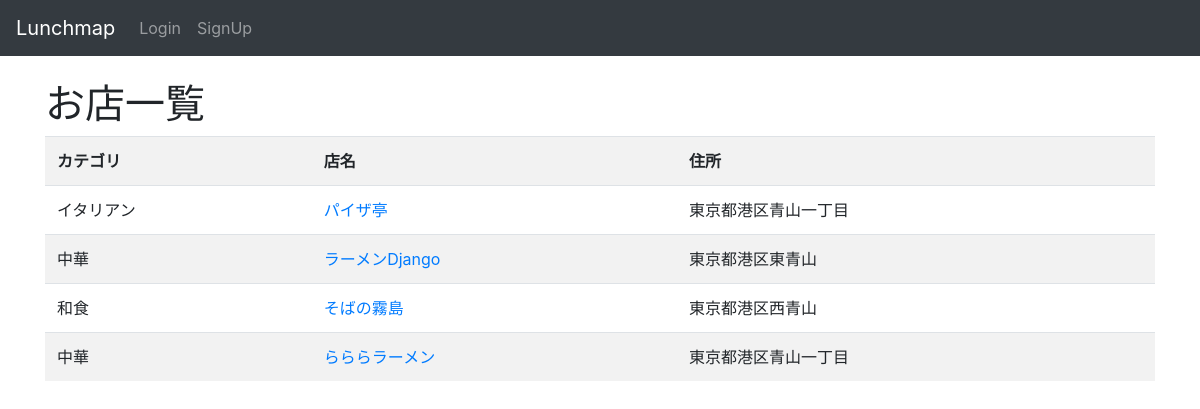
Page /lunchmap/ on the earlier database version.
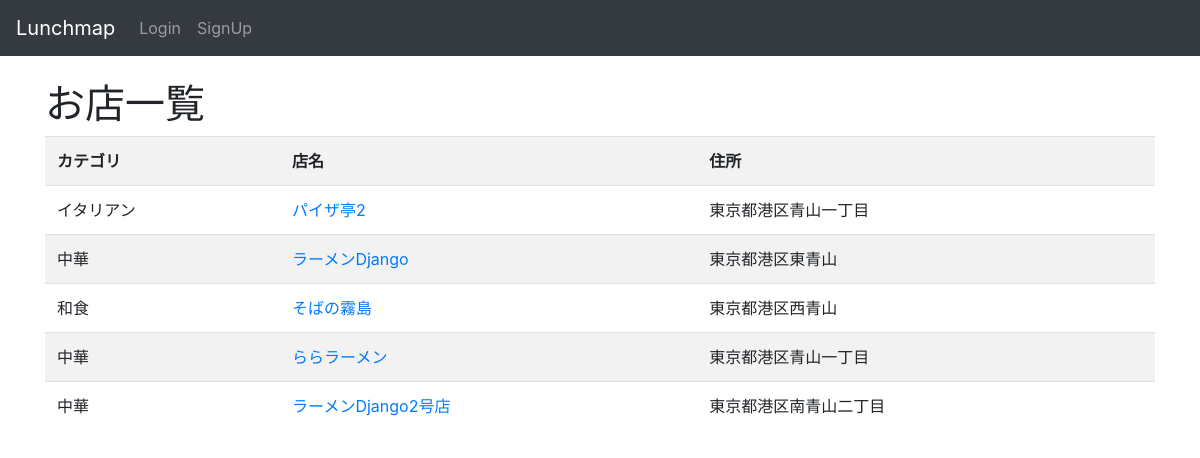
Same page on the later database version.
### lunchmap/models.py (models this page shows, shortened)
class Shop(models.Model):
    name = models.CharField(max_length=255)
    address = models.CharField(max_length=255)
    author = models.ForeignKey(
        'auth.User',
        on_delete=models.CASCADE,
    )
    category = models.ForeignKey(
        Category,
        on_delete=models.PROTECT,
    )
    created_at = models.DateTimeField(auto_now_add=True)
    update_at = models.DateTimeField(auto_now=True)

class Category(models.Model):
    name = models.CharField(max_length=255)
    author = models.ForeignKey(
        'auth.User',
        on_delete=models.CASCADE,
    )
    created_at = models.DateTimeField(auto_now_add=True)
    update_at = models.DateTimeField(auto_now=True)

### lunchmap/views.py (the view)
# urls.py: path('', views.IndexView.as_view(), name="index"),
class IndexView(generic.ListView):
    model = Shop

### lunchmap/templates/lunchmap/shop_list.html (shortened to what this page needs)
{% extends 'layout.html' %}
{% block content %}
<h1>お店一覧</h1>
<table class="table table-striped table-hover">
    <tr>
        <th>カテゴリ</th><th>店名</th><th>住所</th>
    </tr>
    {%for shop in object_list %}
    <tr>
        <td>{{shop.category.name}}</td>
        <td><a href="{% url 'lunchmap:detail' shop.pk %}">{{shop.name}}</a></td>
        <td> {{shop.address}}</td>
    </tr>
    {% endfor %}
</table>
{% endblock %}

### templates/layout.html (shortened to what this page needs)
<!DOCTYPE html>
<html lang="en">
<head>
        <link rel='stylesheet' href='https://maxcdn.bootstrapcdn.com/bootstrap/4.0.0/css/bootstrap.min.css'>
</head>
<body>
<nav class='navbar navbar-expand-sm navbar-dark bg-dark fixed-top'>
            <a class='navbar-brand' href='{% url "lunchmap:index" %}'>Lunchmap</a>
    <ul class="navbar-nav">
        {% if user.is_authenticated %}
        <li class="nav-item">
            <span class="navbar-text">{{user}} - </span>
        </li>
        <li class="nav-item">
            <a href="{% url 'logout' %}" class="logout nav-link">Logout</a>
        </li>
        {% else %}
        <li class="nav-item">
            <a href="{% url 'login' %}" class="login nav-link">Login</a>
        </li>
                <li class="nav-item">
            <a href="{% url 'accounts:signup' %}" class="signup nav-link">SignUp</a>
        </li>
        {% endif %}
    </ul>
        </nav>
         <div class='container'>
           {% block content %}
           {% endblock %}
         </div>
</body>
</html>

### templates/layout.html (style rules this page uses)
body { padding-top: 80px; }

Differences in the rows shown:
changed Shop "イタリアン": name "パイザ亭" → "パイザ亭2"
changed Shop: name "らららラーメン" → "ららラーメン"
added Shop: category.name "中華", name "ラーメンDjango2号店", address "東京都港区南青山二丁目"
